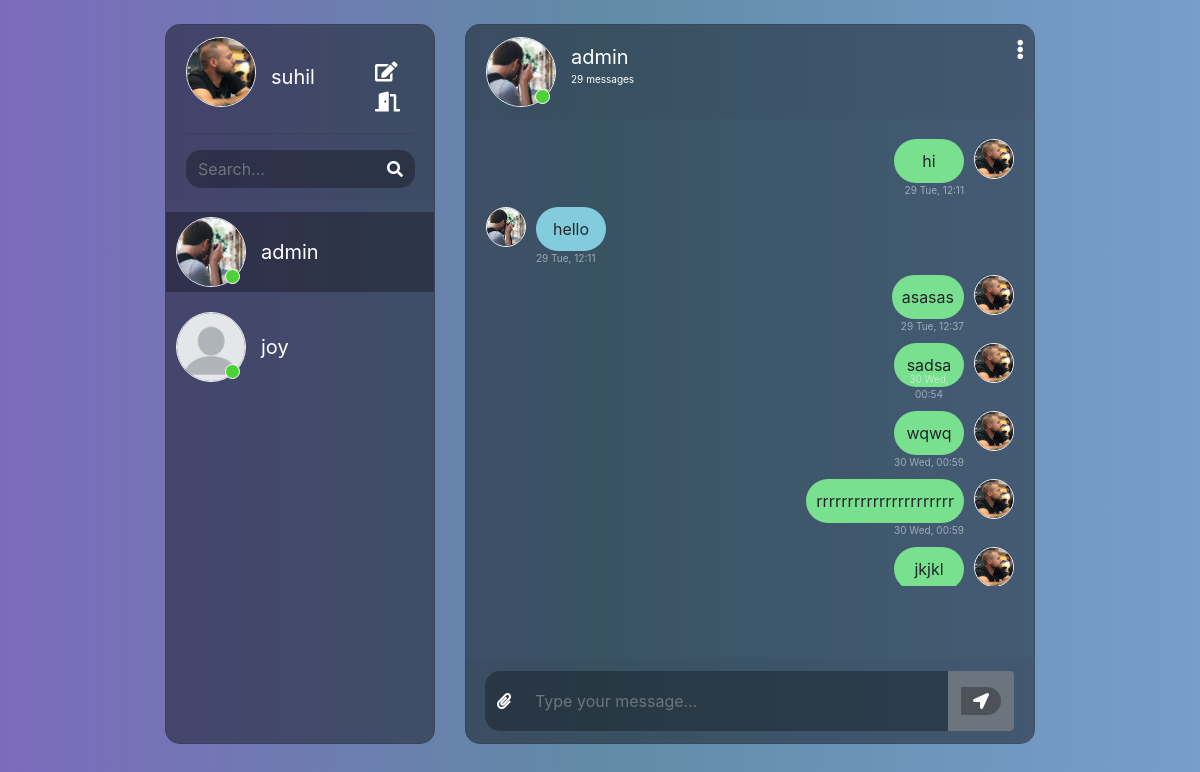
Page /chat/ (signed in) on the committed database.
### users/models.py (models this page shows, shortened)
class profile(models.Model):
    user = models.OneToOneField(User,on_delete=models.CASCADE)
    image = models.ImageField(default='default.png',upload_to ='profile')

### chat/models.py (models this page shows)
class Thread(models.Model):
    first_person = models.ForeignKey(User, on_delete=models.CASCADE, null=True, blank=True, related_name='thread_first_person')
    second_person = models.ForeignKey(User, on_delete=models.CASCADE, null=True, blank=True, related_name='thread_second_person')
    updated = models.DateTimeField(auto_now=True)
    timestamp = models.DateTimeField(auto_now_add=True)
    objects = ThreadManager()
    class Meta:
        unique_together = ['first_person', 'second_person']

class ChatMessage(models.Model):
    thread = models.ForeignKey(Thread, null=True, blank=True, on_delete=models.CASCADE, related_name='chatmessage_thread')
    user = models.ForeignKey(User, on_delete=models.CASCADE)
    message = models.TextField()
    timestamp = models.DateTimeField(auto_now_add=True)

### chat/views.py (the view)
# urls.py: path('',views.index,name='chat'),
@login_required
def index(request):
    threads = Thread.objects.by_user(user=request.user).prefetch_related('chatmessage_thread').order_by('timestamp')
    context = {
        'Threads': threads
    }
    return render(request, 'chat/index.html', context)

### chat/models.py (called while the page is built)
    def by_user(self, **kwargs):
        user = kwargs.get('user')
        lookup = Q(first_person=user) | Q(second_person=user)
        qs = self.get_queryset().filter(lookup).distinct()
        return qs

### templates/chat/index.html (shortened to what this page needs)
{% load static %}
<!DOCTYPE html>
<html>
	<head>
		<link rel="stylesheet" href="https://stackpath.bootstrapcdn.com/bootstrap/4.1.3/css/bootstrap.min.css">
		<link rel="stylesheet" href="https://use.fontawesome.com/releases/v5.5.0/css/all.css">
		<link rel="stylesheet" type="text/css" href="https://cdnjs.cloudflare.com/ajax/libs/malihu-custom-scrollbar-plugin/3.1.5/jquery.mCustomScrollbar.min.css">
        <link rel="stylesheet" href="{% static 'css/style.css' %}">
    </head>
	<body>
		<div class="container-fluid h-100">
			<div class="row justify-content-center h-100 ">
                <div class="col-md-4 col-xl-3 chat h-100 mt-4">
                    <div class="card mb-sm-3 mb-md-0 contacts_card">
                        <div class="card-header">
                            <div class="d-flex bd-highlight">
                                <div class="img_cont">
                                    <img src="{{user.profile.image.url}}"class="rounded-circle user_img">
                                </div>
                                <div class="user_info">
                                    <span>{{ user.username }}</span>
                                </div>
                                <div class="edit">
                                    <span><a href={%url 'profile'%}><i class="fas fa-edit" >  </i></a></span>
                                    <span> <a href={%url 'logout'%}><i class="fas fa-door-open"> </i></a></span>
                                </div>
                            </div>
                            <hr>
                            <div class="input-group">
                                <input type="text" placeholder="Search..." name="" class="form-control search">
                                <div class="input-group-prepend">
                                    <span class="input-group-text search_btn"><i class="fas fa-search"></i></span>
                                </div>
                            </div>
                        </div>
                        <div class="card-body contacts_body">
                            <ul class="contacts">
                                {% for thread in Threads %}
                                    <li class="{% if forloop.first %}active{% endif %} contact-li" chat-id="chat_{{ thread.id }}" style="cursor: pointer">
                                        <div class="d-flex bd-highlight">
                                            <div class="img_cont">
                                                {% if thread.first_person == user %}
                                                <img src={{thread.second_person.profile.image.url}} class="rounded-circle user_img">
                                            {% else %}
                                            <img src={{thread.first_person.profile.image.url}} class="rounded-circle user_img">
                                            {% endif %}
                                                <span class="online_icon"> </span>
                                            </div>
                                            <div class="user_info">
                                                {% if thread.first_person == user %}
                                                    <span>{{ thread.second_person.username }}</span>
                                                {% else %}
                                                    <span>{{ thread.first_person.username }}</span>
                                                {% endif %}
                                            </div>
                                        </div>
                                    </li>
                                {% endfor %}
                            </ul>
                        </div>
                    </div>
                </div>
				<div class="col-md-8 col-xl-6 chat h-100 mt-4">
					<div class="card">
                        {% for thread in Threads %}
                            <div class="messages-wrapper {% if forloop.first %}hide is_active{% else %}hide{% endif %}"
                            chat-id="chat_{{ thread.id }}"
                            other-user-id="
                                        {% if thread.first_person == user %}
                                            {{ thread.second_person.id }}
                                        {% else %}
                                            {{ thread.first_person.id }}
                                        {% endif %}
                                    ">
                                <div class="card-header msg_head">
                                    <div class="d-flex bd-highlight">
                                        <div class="img_cont">
                                            {% if thread.first_person == user %}
                                            <img src={{thread.second_person.profile.image.url}} class="rounded-circle user_img">
                                        {% else %}
                                        <img src={{thread.first_person.profile.image.url}} class="rounded-circle user_img">
                                        {% endif %}<span class="online_icon"></span>
                                        </div>
                                        <div class="user_info">
                                            {% if thread.first_person == user %}
                                                    <span> {{ thread.second_person.username }}</span>
                                            {% else %}
                                                <span> {{ thread.first_person.username }}</span>
                                            {% endif %}
                                            <p class="message-count" id="{{thread.id}}">{{ thread.chatmessage_thread.all.count }} messages</p>
                                        </div>
                                    </div>
                                    <span id="action_menu_btn"><i class="fas fa-ellipsis-v"></i></span>
                                </div>
                                <div class="card-body msg_card_body">
                                    {% for chat in thread.chatmessage_thread.all %}
                                        {% if chat.user == user %}
                                            <div class="d-flex mb-4 replied">
                                                <div class="msg_cotainer_send">
                                                    {{ chat.message }}
                                                    <span class="msg_time_send">{{ chat.timestamp|date:"d D" }}, {{ chat.timestamp|time:"H:i" }}</span>
                                                </div>
                                            <div class="img_cont_msg">
                                                <img src={{user.profile.image.url}} class="rounded-circle user_img_msg">
                                          </div>
                                        </div>
                                        {% else %}
                                            <div class="d-flex mb-4 received">
                                            <div class="img_cont_msg">
                                                {% if thread.first_person == user %}
                                                <img src={{thread.second_person.profile.image.url}} class="rounded-circle user_img_msg">
                                            {% else %}
                                            <img src={{thread.first_person.profile.image.url}} class="rounded-circle user_img_msg">
                                            {% endif %}</div>
                                            <div class="msg_cotainer">
                                                {{ chat.message }}
                                                <span class="msg_time">{{ chat.timestamp|date:"d D" }}, {{ chat.timestamp|time:"H:i" }}</span>
                                            </div>
                                        </div>
                                        {% endif %}
                                    {% endfor %}
                                </div>
					        </div>
                        {% endfor %}
                        <div class="card-footer">
                                <form id="send-message-form">
                                    <div class="input-group">
                                        <div class="input-group-append">
                                            <span class="input-group-text attach_btn"><i class="fas fa-paperclip"></i></span>
                                        </div>
                                        <input type="text" name="" id="input-message" class="form-control type_msg" placeholder="Type your message...">
                                        <div class="input-group-append">
                                            <button class="btn btn-secondary" type="submit">
                                                <span class="input-group-text send_btn">
                                                    <i class="fas fa-location-arrow"></i>
                                                </span>
                                            </button>
                                        </div>
                                </div>
                                </form>
                            </div>
                    </div>
				</div>
			</div>
		</div>
	</body>
</html>

### static/css/style.css (style rules this page uses)
body, html { height: 100%; margin: 0; background: #7f7fd5; background: -webkit-linear-gradient(to right, #7c6bbc, #618ba6, #799dcc); background: linear-gradient(to right, #7c6bbc, #618ba6, #799dcc); }
.chat { margin-top: auto; margin-bottom: auto; }
.card { height: 90%; border-radius: 15px !important; background-color: rgba(0, 0, 0, 0.4) !important; }
.contacts_body { padding: 0.75rem 0 !important; overflow-y: auto; white-space: nowrap; }
.msg_card_body { overflow-y: auto; max-height: 65%; padding-bottom: 20px; }
.card-header { border-radius: 15px 15px 0 0 !important; border-bottom: 0 !important; }
.card-footer { border-radius: 0 0 15px 15px !important; border-top: 0 !important; bottom: 0; position: absolute; width: 100%; }
.search { border-radius: 15px 0 0 15px !important; background-color: rgba(0, 0, 0, 0.3) !important; border: 0 !important; color: white !important; }
.type_msg { background-color: rgba(0, 0, 0, 0.3) !important; border: 0 !important; color: white !important; height: 60px !important; overflow-y: auto; }
.attach_btn { border-radius: 15px 0 0 15px !important; background-color: rgba(0, 0, 0, 0.3) !important; border: 0 !important; color: white !important; cursor: pointer; }
.send_btn { border-radius: 0 15px 15px 0 !important; background-color: rgba(0, 0, 0, 0.3) !important; border: 0 !important; color: white !important; cursor: pointer; }
.search_btn { border-radius: 0 15px 15px 0 !important; background-color: rgba(0, 0, 0, 0.3) !important; border: 0 !important; color: white !important; cursor: pointer; }
.contacts { list-style: none; padding: 0; }
.contacts li { width: 100% !important; padding: 5px 10px; margin-bottom: 15px !important; }
.active { background-color: rgba(0, 0, 0, 0.3); }
.user_img { height: 70px; width: 70px; border: 1.5px solid #f5f6fa; }
.user_img_msg { height: 40px; width: 40px; border: 1.5px solid #f5f6fa; }
.img_cont { position: relative; height: 70px; width: 70px; }
.img_cont_msg { height: 40px; width: 40px; }
.online_icon { position: absolute; height: 15px; width: 15px; background-color: #4cd137; border-radius: 50%; bottom: 0.2em; right: 0.4em; border: 1.5px solid white; }
.user_info { margin-top: auto; margin-bottom: auto; margin-left: 15px; }
.user_info span { font-size: 20px; color: white; }
.user_info p { font-size: 10px; color: white; }
.edit { margin-top: 20px; margin-left: 50px; }
.edit span a { color: white; font-size: 20px; cursor: pointer; margin-left: 10px; }
a { color: #ffffff; }
.msg_cotainer { margin-top: auto; margin-bottom: auto; margin-left: 10px; border-radius: 25px; background-color: #82ccdd; padding: 10px; position: relative; min-width: 70px; text-align: center; }
.msg_cotainer_send { min-width: 70px; text-align: center; margin-top: auto; margin-bottom: auto; margin-right: 10px; border-radius: 25px; background-color: #78e08f; padding: 10px; position: relative; }
.msg_time { position: absolute; left: 0; bottom: -15px; color: rgba(255, 255, 255, 0.5); font-size: 10px; }
.msg_time_send { position: absolute; right: 0; bottom: -15px; color: rgba(255, 255, 255, 0.5); font-size: 10px; }
.msg_head { position: relative; }
#action_menu_btn { position: absolute; right: 10px; top: 10px; color: white; cursor: pointer; font-size: 20px; }
.received { justify-content: flex-start; }
.replied { justify-content: flex-end; }
.is_active { display: block !important; }
.hide { display: none; }
.msg_card_body { -ms-overflow-style: none; scrollbar-width: none; }
.messages-wrapper { height: 100%; }

### rows in the picture
Thread: first_person.profile.image (picture), first_person.username "admin", chatmessage_thread.all.count "29"
Thread: first_person.profile.image (placeholder picture), first_person.username "joy"
ChatMessage: message "hi", timestamp "29 Tue", timestamp "12:11", profile.image (picture)
ChatMessage: first_person.profile.image (picture), message "hello", timestamp "29 Tue", timestamp "12:11"
ChatMessage: message "asasas", timestamp "29 Tue", timestamp "12:37", profile.image (picture)
ChatMessage: message "sadsa", timestamp "30 Wed", timestamp "00:54", profile.image (picture)
ChatMessage: message "wqwq", timestamp "30 Wed", timestamp "00:59", profile.image (picture)
ChatMessage: message "rrrrrrrrrrrrrrrrrrrrrr", timestamp "30 Wed", timestamp "00:59", profile.image (picture)
ChatMessage: message "jkjkl", profile.image (picture)

### other values in the picture
{{ user.username }} "suhil"
